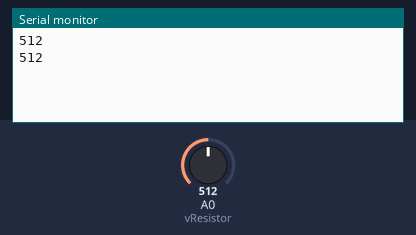
A sketch run on a simulated Arduino Uno, built with avr-gcc and run on an emulated ATmega328P. Shown: the last lines printed to the serial monitor. The test bench sets the inputs (shaded band); at power-on: A0 (vResistor) = 512.

Above: at 1.8 s.
1.9 s: A0 (vResistor) set to 716
At 2.8 s:
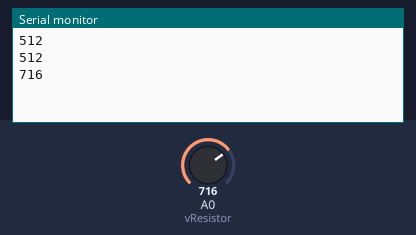
3.4 s: A0 (vResistor) set to 900
At 4.8 s:
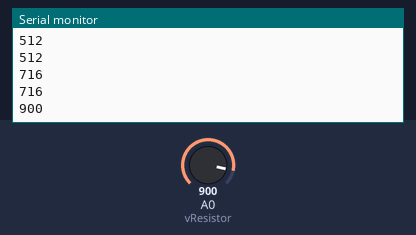
Timing chart, 0 to 6.4 s (numbered marks = the images above; inputs shaded):
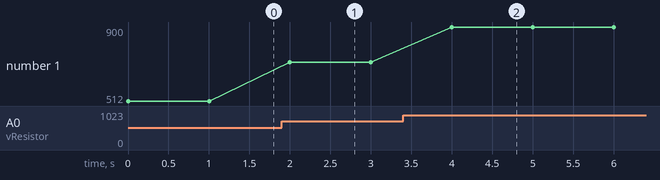

The sketch:

Analog_Read_Potentiometer.ino
```cpp
int vResistor = A0; // A0 핀에 가변저항 연결

void setup() {
  Serial.begin(9600); // 시리얼 통신 초기화
  pinMode(vResistor, INPUT);
}

void loop() {
  Serial.println(analogRead(vResistor)); // 가변저항 값을 읽어 출력
  delay(1000); // 1초(1000ms) 대기
}
```

Measured:
- after the input at 1.9 s, the serial monitor: prints a new line after 0.10 s (image 1)
- after the input at 3.4 s, the serial monitor: prints a new line after 0.60 s (image 2)
- plotted number 1: 512 → 716 after the input at 1.9 s, 716 → 900 after the input at 3.4 s
